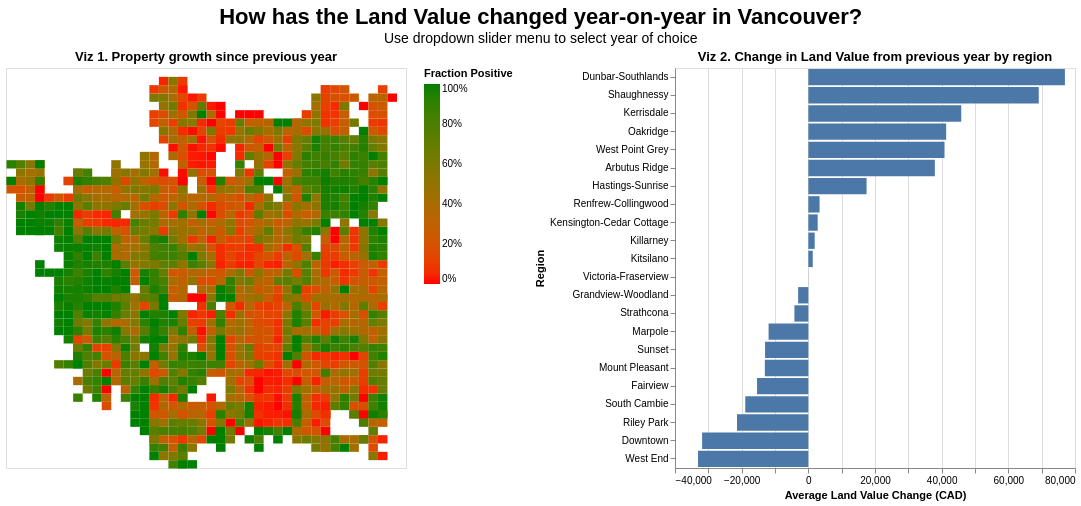

Vega-Lite specification for this chart:
### Vega-Lite specification from a JSON file in a GitHub repository (floating-point values rounded to 4 significant figures; data arrays with more than 128 entries replaced by an {"elided": "..."} marker saying what was removed)
{"config": {"view": {"continuousWidth": 300, "continuousHeight": 300}}, "hconcat": [{"data": {"name": "data-8af3d62c44caa42f22a1efbf18c640e4"}, "mark": {"type": "rect"}, "encoding": {"color": {"field": "fraction_positive", "legend": {"format": ".0%"}, "scale": {"domain": [0, 1], "range": ["red", "green"]}, "title": "Fraction Positive", "type": "quantitative"}, "tooltip": [{"field": "count", "title": "Property Count", "type": "quantitative"}, {"field": "fraction_positive", "format": ".0%", "title": "Fraction Positive", "type": "quantitative"}], "x": {"axis": null, "bin": {"maxbins": 50}, "field": "lon_center", "title": "Longitude", "type": "quantitative"}, "y": {"axis": null, "bin": {"maxbins": 50}, "field": "lat_center", "title": "Longitude", "type": "quantitative"}}, "height": 400, "title": "Viz 1. Property growth since previous year", "transform": [{"filter": "datum.REPORT_YEAR == selected_year"}], "width": 400}, {"data": {"name": "data-e452721772ec89cfba8c15a021a8bf60"}, "mark": {"type": "bar"}, "encoding": {"x": {"field": "mean_change", "title": "Average Land Value Change (CAD)", "type": "quantitative"}, "y": {"field": "REGION", "sort": "-x", "title": "Region", "type": "nominal"}}, "height": 400, "title": "Viz 2. Change in Land Value from previous year by region", "transform": [{"filter": "datum.REPORT_YEAR == selected_year"}], "width": 400}], "params": [{"name": "selected_year", "bind": {"input": "select", "options": [2020.0, 2021.0, 2022.0, 2023.0, 2024.0, 2025.0], "name": "Select Year"}, "value": 2025.0}], "resolve": {"scale": {"color": "independent", "size": "independent"}}, "title": {"text": "How has the Land Value changed year-on-year in Vancouver?", "subtitle": "Use dropdown slider menu to select year of choice", "anchor": "middle", "fontSize": 22, "subtitleFontSize": 14}, "$schema": "https://vega.github.io/schema/vega-lite/v6.4.1.json", "datasets": {"data-8af3d62c44caa42f22a1efbf18c640e4": {"elided": "10287 records"}, "data-e452721772ec89cfba8c15a021a8bf60": {"elided": "132 records"}}}
